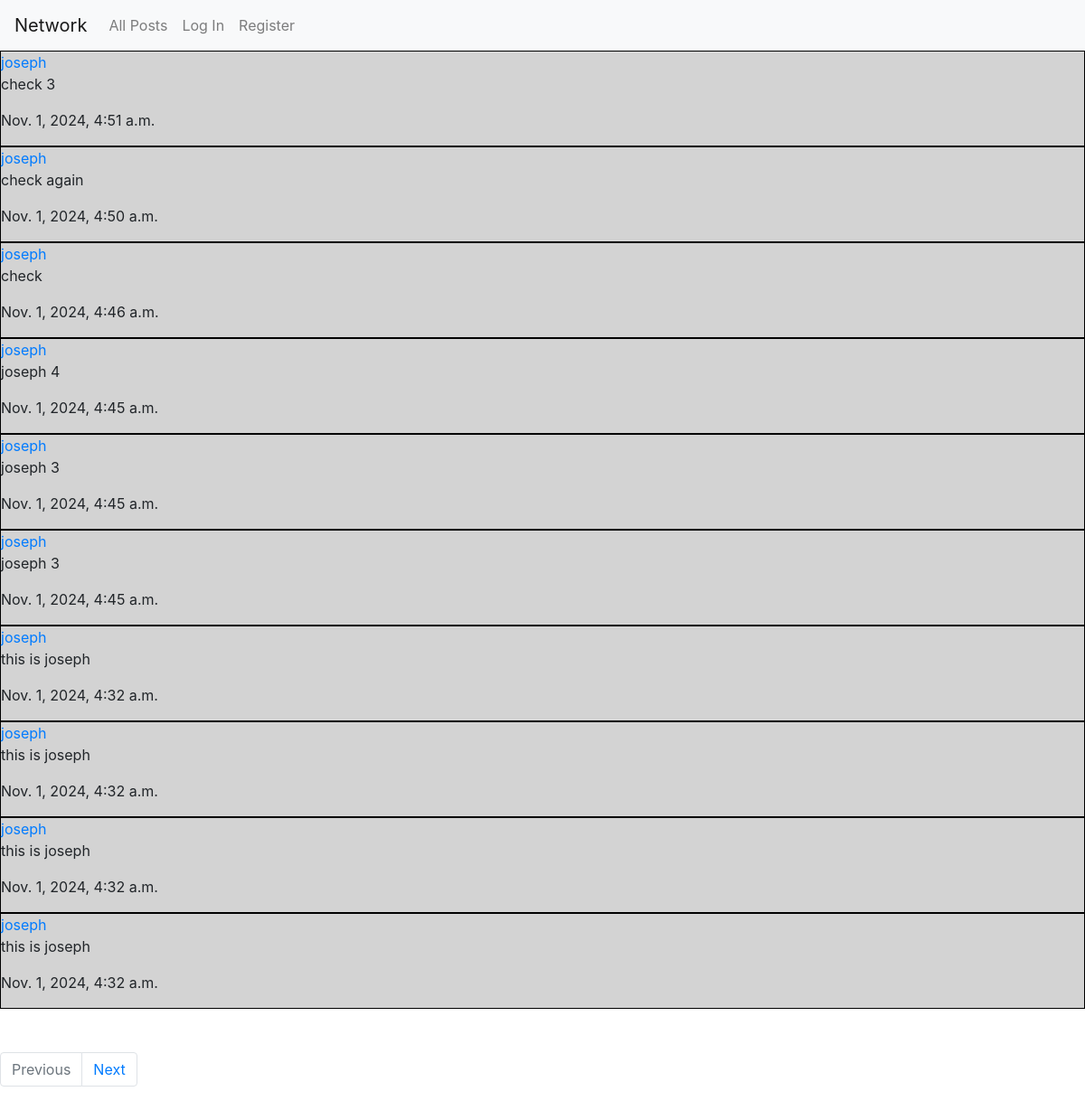
The app's page /, older data.
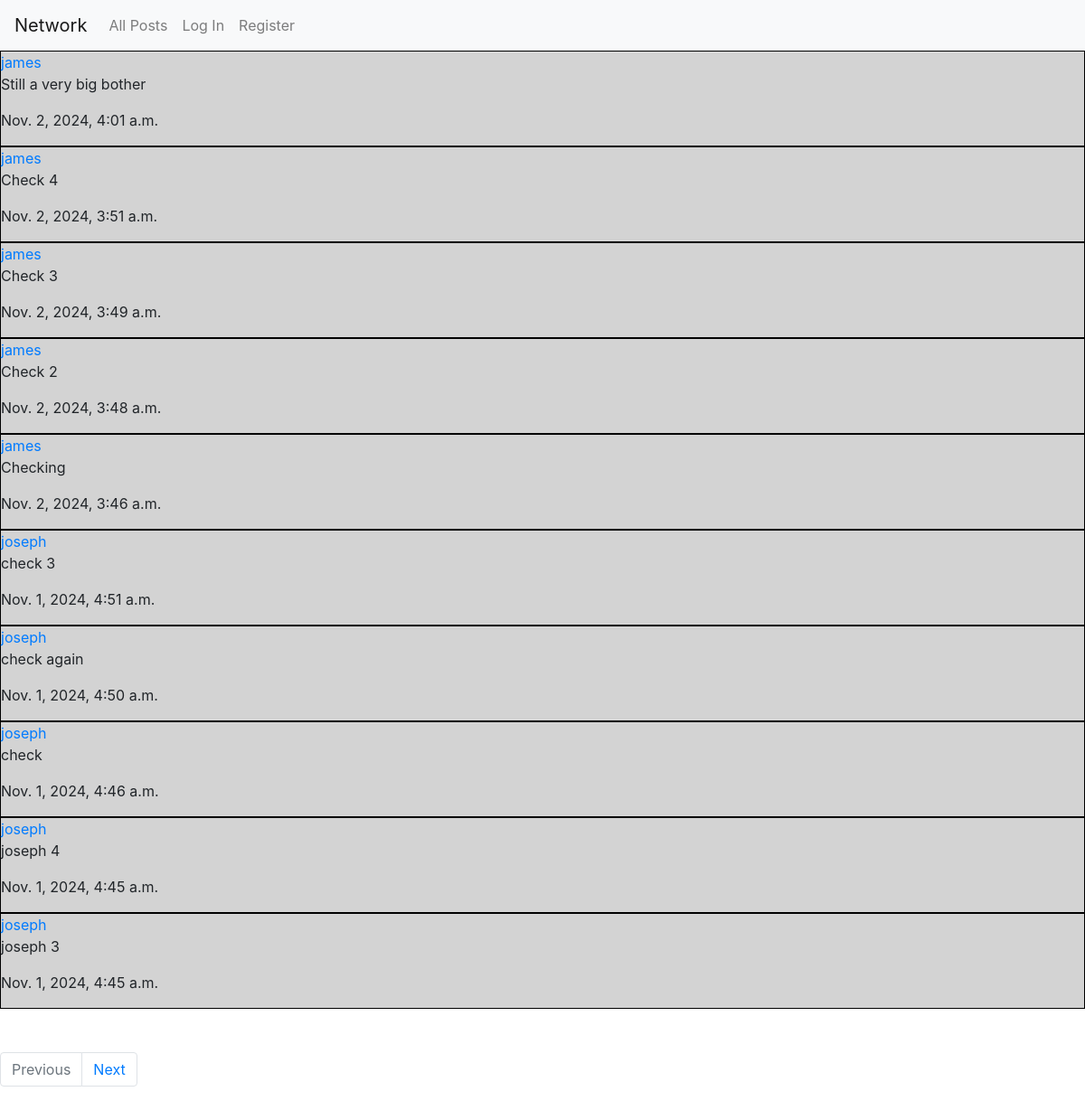
The same page, newer data.
### network/models.py (models this page shows, shortened)
class Post(models.Model):
    poster = models.ForeignKey(User, on_delete=models.CASCADE, related_name='poster')
    post = models.TextField()
    likes = models.IntegerField(default=0)
    posting_date = models.DateTimeField(auto_now_add=True)

class User(AbstractUser):
    pass

### network/views.py (the view)
# urls.py: path("", views.index, name="index"),
def index(request):
    if request.method == 'POST':
        form = PostForm(request.POST)
        if form.is_valid():
            post_instance = Post() # Create a blank instance of the Class post
            post_instance = form.save(commit=False) # Save the values to the instance but not yet to the database
            user_instance = User.objects.get(id=request.user.id)
            post_instance.poster = user_instance # add the user details to the instance
            post_instance.save()
            return HttpResponseRedirect(reverse('index'))
    else:
        form = PostForm()
        all_posts = Post.objects.all().order_by('-posting_date')
        p = Paginator(all_posts, 10)
        page = request.GET.get('page')
        display_posts = p.get_page(page)
        if request.user.id:
            user_instance = User.objects.get(id=request.user.id)
            likes = Like.objects.filter(liker=user_instance)
            like_ids = [like.post.id for like in likes]
            return render(request, "network/index.html", {
                "posts" : display_posts,
                'form':form,
                'likes':like_ids
            })
        else:
            return render(request, "network/index.html", {
                "posts" : display_posts,
                'form':form
            })

### network/templates/network/index.html (shortened to what this page needs)
{% extends "network/layout.html" %}
{% load static %}
{% block body %}
    {% for post in posts %}
        <div class="div-posts">
            <a href="{% url 'profile' post.poster.id %}">{{ post.poster }}</a>
            <p class="post" data-id ='{{ post.id }}'>{{ post.post }}</p>
            <p>{{post.posting_date}}</p>
        </div>
    {% endfor %}
    <br><br>
    <nav aria-label="Page navigation example">
        <ul class="pagination" name="page">
            {% if posts.has_previous %}
                <li class="page-item"><a class="page-link" href="?page={{ posts.previous_page_number }}">Previous</a></li>
            {% else %}
                <li class="page-item disabled">
                    <a class="page-link" href="#" tabindex="-1" aria-disabled="true">Previous</a>
                </li>
            {% endif %}
            {% if posts.has_next %}
                <li class="page-item"><a class="page-link" href="?page={{ posts.next_page_number }}">Next</a></li>
            {% else %}
                <li class="page-item disabled">
                    <a class="page-link" href="#" tabindex="-1" aria-disabled="true">Next</a>
                </li>
            {% endif %}
        </ul>
    </nav>
{% endblock %}

Row changes from the older to the newer data that the page shows:
no longer on this page (row unchanged): Post: poster "joseph", post "joseph 3", posting_date "Nov. 1, 2024, 4:45 a.m."
no longer on this page (row unchanged): Post: poster "joseph", post "this is joseph", posting_date "Nov. 1, 2024, 4:32 a.m."
no longer on this page (row unchanged): Post: poster "joseph", post "this is joseph", posting_date "Nov. 1, 2024, 4:32 a.m."
no longer on this page (row unchanged): Post: poster "joseph", post "this is joseph", posting_date "Nov. 1, 2024, 4:32 a.m."
no longer on this page (row unchanged): Post: poster "joseph", post "this is joseph", posting_date "Nov. 1, 2024, 4:32 a.m."
added Post: poster "james", post "Still a very big bother", posting_date "Nov. 2, 2024, 4:01 a.m."
added Post: poster "james", post "Check 4", posting_date "Nov. 2, 2024, 3:51 a.m."
added Post: poster "james", post "Check 3", posting_date "Nov. 2, 2024, 3:49 a.m."
added Post: poster "james", post "Check 2", posting_date "Nov. 2, 2024, 3:48 a.m."
added Post: poster "james", post "Checking", posting_date "Nov. 2, 2024, 3:46 a.m."
